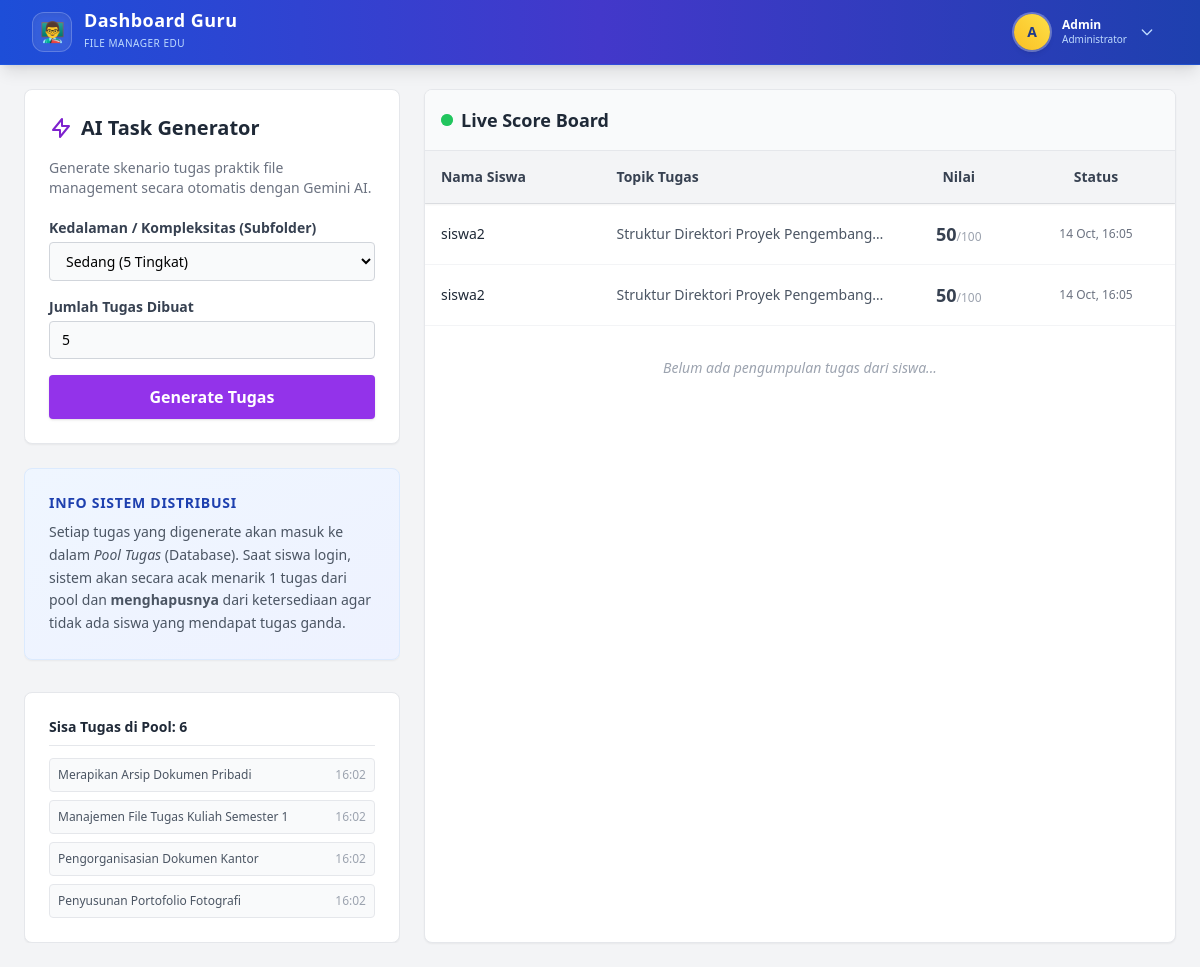
The app's page /admin (signed in), older data.
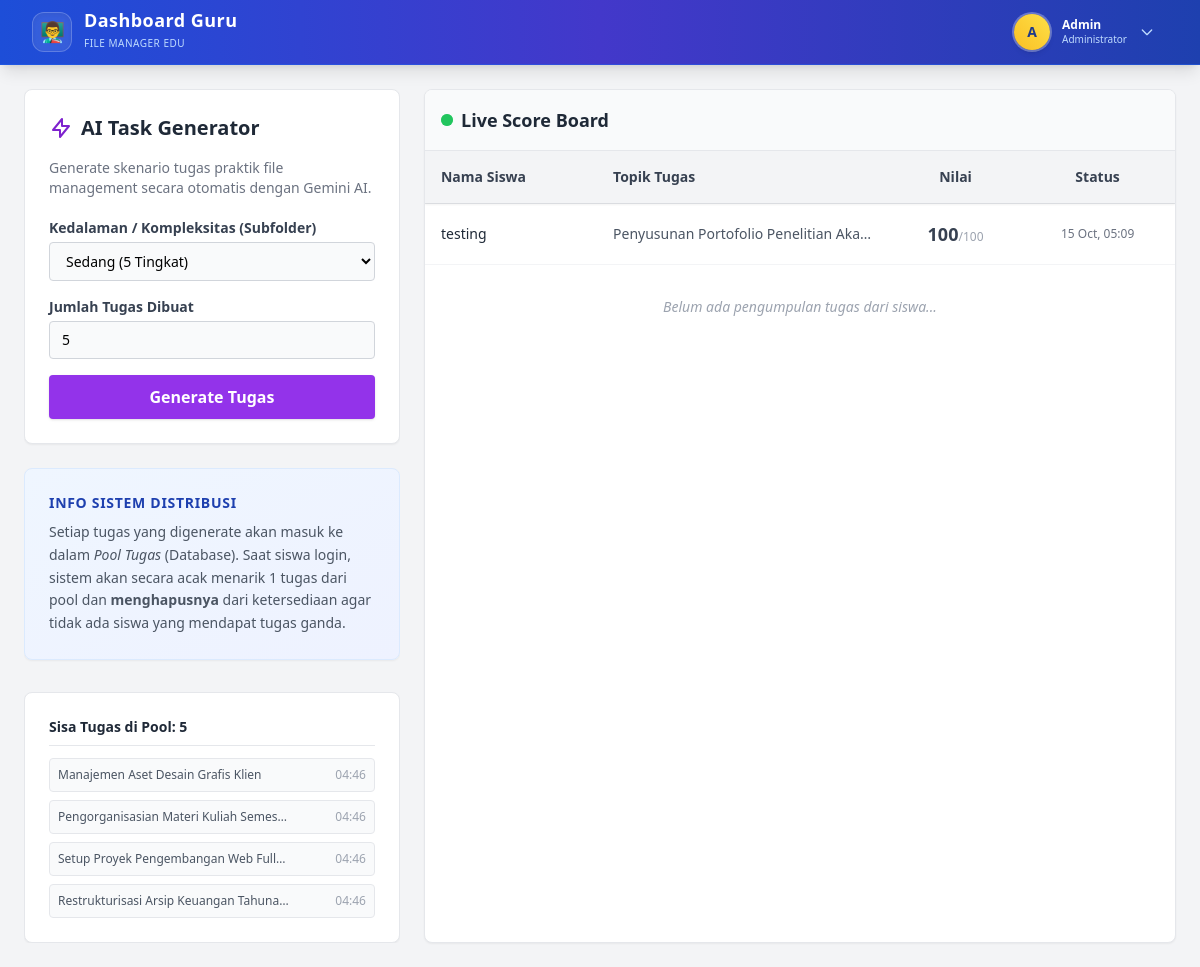
The same page, newer data.
### app.py (models this page shows)
class Task(db.Model):
    id = db.Column(db.Integer, primary_key=True)
    title = db.Column(db.String(100), nullable=False)
    description = db.Column(db.Text, nullable=False)
    expected_paths = db.Column(db.Text, nullable=False)
    created_at = db.Column(db.DateTime, default=datetime.utcnow) # <--- TAMBAHKAN INI

class Score(db.Model):
    id = db.Column(db.Integer, primary_key=True)
    user_id = db.Column(db.Integer, db.ForeignKey('user.id'), unique=True, nullable=False) # unique=True
    task_title = db.Column(db.String(100), nullable=False)
    score = db.Column(db.Integer, default=0)
    created_at = db.Column(db.DateTime, default=datetime.utcnow)
    user = db.relationship('User', backref=db.backref('score_rel', uselist=False))

class User(db.Model):
    id = db.Column(db.Integer, primary_key=True)
    username = db.Column(db.String(50), unique=True, nullable=False)
    password = db.Column(db.String(50), nullable=False)
    role = db.Column(db.String(10), nullable=False) # 'admin' atau 'client'
    task_title = db.Column(db.String(100), nullable=True)
    task_description = db.Column(db.Text, nullable=True)
    task_paths = db.Column(db.Text, nullable=True)

### app.py (the view)
@app.route('/admin')
def admin_dashboard():
    if session.get('role') != 'admin':
        return redirect(url_for('login'))
    sisa_tugas = Task.query.order_by(Task.created_at.desc()).all()
    history_score = Score.query.order_by(Score.created_at.desc()).all()
    return render_template('admin.html', username=session['username'], tasks=sisa_tugas, scores=history_score)

### templates/admin.html (shortened to what this page needs)
<!DOCTYPE html>
<html lang="id">
<head>
    <script src="https://cdn.tailwindcss.com"></script>
</head>
<body class="bg-gray-100 font-sans h-screen flex flex-col">
    <nav class="bg-gradient-to-r from-blue-700 via-indigo-700 to-blue-800 border-b border-blue-600/50 shadow-lg text-white sticky top-0 z-50">
        <div class="max-w-7xl mx-auto px-4 sm:px-6 lg:px-8">
            <div class="flex items-center justify-between h-16">
                <div class="flex items-center gap-8">
                    <a href="/admin" class="flex items-center gap-3 group">
                        <div class="w-10 h-10 rounded-xl bg-white/10 backdrop-blur-md border border-white/20 flex items-center justify-center text-xl shadow-inner group-hover:scale-105 transition-transform">
                            👨‍🏫
                        </div>
                        <div>
                            <h1 class="font-bold text-lg tracking-wide leading-none text-white">Dashboard Guru</h1>
                            <span class="text-[10px] text-blue-200 font-medium tracking-wider uppercase">File Manager Edu</span>
                        </div>
                    </a>
                </div>
                <div class="relative">
                    <button id="profileDropdownBtn" onclick="toggleProfileDropdown(event)" class="flex items-center gap-3 p-1.5 pr-3 rounded-full hover:bg-white/10 transition-all border border-transparent hover:border-white/20 focus:outline-none">
                        <div class="w-9 h-9 rounded-full bg-gradient-to-tr from-amber-400 to-yellow-300 text-blue-900 font-bold flex items-center justify-center text-sm shadow-md ring-2 ring-white/30">
                            {{ username[0]|upper }}
                        </div>
                        <div class="text-left hidden sm:block">
                            <div class="text-xs font-semibold leading-tight capitalize">{{ username }}</div>
                            <div class="text-[10px] text-blue-200 font-medium">Administrator</div>
                        </div>
                        <svg id="dropdownArrow" class="w-4 h-4 text-blue-200 transition-transform duration-200" fill="none" stroke="currentColor" viewBox="0 0 24 24">
                            <path stroke-linecap="round" stroke-linejoin="round" stroke-width="2" d="M19 9l-7 7-7-7"></path>
                        </svg>
                    </button>
                </div>
            </div>
        </div>
    </nav>
    <div class="flex-1 p-6 flex gap-6 overflow-hidden">
        <div class="w-1/3 flex flex-col gap-6 overflow-y-auto">
            <div class="bg-white p-6 rounded-lg shadow-sm border border-gray-200">
                <div class="flex items-center gap-2 mb-4 text-purple-700">
                    <svg class="w-6 h-6" fill="none" stroke="currentColor" viewBox="0 0 24 24"><path stroke-linecap="round" stroke-linejoin="round" stroke-width="2" d="M13 10V3L4 14h7v7l9-11h-7z"></path></svg>
                    <h2 class="text-xl font-bold text-gray-800">AI Task Generator</h2>
                </div>
                <p class="text-sm text-gray-500 mb-5">Generate skenario tugas praktik file management secara otomatis dengan Gemini AI.</p>
                <div class="space-y-4">
                    <div>
                        <label class="block text-sm font-semibold text-gray-700 mb-1">Kedalaman / Kompleksitas (Subfolder)</label>
                        <select id="task-depth" class="w-full border border-gray-300 rounded px-3 py-2 text-sm focus:ring-2 focus:ring-purple-500 outline-none bg-gray-50">
                            <option value="5" selected>Sedang (5 Tingkat)</option>
                        </select>
                    </div>
                    <div>
                        <label class="block text-sm font-semibold text-gray-700 mb-1">Jumlah Tugas Dibuat</label>
                        <input type="number" id="task-count" value="5" min="1" max="25" class="w-full border border-gray-300 rounded px-3 py-2 text-sm focus:ring-2 focus:ring-purple-500 outline-none bg-gray-50">
                    </div>
                    <button id="btn-generate" onclick="generateTasks()" class="w-full bg-purple-600 hover:bg-purple-700 text-white font-bold py-2.5 rounded shadow transition-all flex justify-center items-center gap-2 mt-2">
                        <span>Generate Tugas</span>
                    </button>
                </div>
            </div>
            <div class="bg-gradient-to-br from-blue-50 to-indigo-50 p-6 rounded-lg shadow-sm border border-blue-100">
                <h3 class="text-sm font-bold text-blue-800 mb-2 uppercase tracking-wider">Info Sistem Distribusi</h3>
                <p class="text-sm text-gray-600 leading-relaxed">
                    Setiap tugas yang digenerate akan masuk ke dalam <i>Pool Tugas</i> (Database). Saat siswa login, sistem akan secara acak menarik 1 tugas dari pool dan <b>menghapusnya</b> dari ketersediaan agar tidak ada siswa yang mendapat tugas ganda.
                </p>
            </div>
            <div class="bg-white p-6 rounded-lg shadow-sm border border-gray-200 mt-2">
                <h3 class="text-sm font-bold text-gray-800 mb-3 border-b pb-2">Sisa Tugas di Pool: {{ tasks|length }}</h3>
                <ul class="text-xs text-gray-600 max-h-40 overflow-y-auto space-y-2">
                    {% for t in tasks %}
                    <li class="flex justify-between items-center bg-gray-50 p-2 rounded border">
                        <span class="truncate w-3/4">{{ t.title }}</span>
                        <span class="text-gray-400">{{ t.created_at.strftime('%H:%M') }}</span>
                    </li>
                    {% endfor %}
                </ul>
            </div>
        </div>
        <div class="w-2/3 bg-white rounded-lg shadow-sm border border-gray-200 flex flex-col overflow-hidden">
            <div class="p-4 border-b bg-gray-50 flex justify-between items-center">
                <h2 class="text-lg font-bold text-gray-800 flex items-center gap-2">
                    <span class="relative flex h-3 w-3">
                        <span class="relative inline-flex rounded-full h-3 w-3 bg-green-500"></span>
                    </span>
                    Live Score Board
                </h2>
            </div>
            <div class="flex-1 overflow-y-auto p-0">
                <table class="w-full text-left border-collapse text-sm">
                    <thead class="sticky top-0 bg-gray-100 shadow-sm z-10">
                        <tr>
                            <th class="p-4 font-semibold text-gray-700 border-b">Nama Siswa</th>
                            <th class="p-4 font-semibold text-gray-700 border-b">Topik Tugas</th>
                            <th class="p-4 font-semibold text-gray-700 border-b text-center">Nilai</th>
                            <th class="p-4 font-semibold text-gray-700 border-b text-center">Status</th>
                        </tr>
                    </thead>
                    <tbody id="score-table" class="divide-y divide-gray-100">
                        {% for s in scores %}
                        <tr class="hover:bg-gray-50 transition-colors bg-white">
                            <td class="p-4 font-medium text-gray-800">{{ s.user.username }}</td>
                            <td class="p-4 text-gray-600 truncate max-w-[200px]" title="{{ s.task_title }}">{{ s.task_title }}</td>
                            <td class="p-4 text-center"><span class="text-lg font-bold text-gray-700">{{ s.score }}</span><span class="text-gray-400 text-xs">/100</span></td>
                            <td class="p-4 text-center text-xs text-gray-500">{{ s.created_at.strftime('%d %b, %H:%M') }}</td>
                        </tr>
                        {% endfor %}
                        <tr id="empty-state">
                            <td colspan="4" class="p-8 text-center text-gray-400 italic">Belum ada pengumpulan tugas dari siswa...</td>
                        </tr>
                    </tbody>
                </table>
            </div>
        </div>
    </div>
</body>
</html>

Row changes from the older to the newer data that the page shows:
removed Task: title "Pengorganisasian Dokumen Kantor", created_at "16:02"
removed Task: title "Penyusunan Portofolio Fotografi", created_at "16:02"
removed Score: user.username "siswa2", task_title "Struktur Direktori Proyek Pengembang…", score "50", created_at "14 Oct, 16:05"
removed Score: user.username "siswa2", task_title "Struktur Direktori Proyek Pengembang…", score "50", created_at "14 Oct, 16:05"
added Task: title "Manajemen Aset Desain Grafis Klien", created_at "04:46"
changed Task: title "Manajemen File Tugas Kuliah Semester 1" → "Pengorganisasian Materi Kuliah Semes…"; created_at "16:02" → "04:46"; moves up the list
added Task: title "Setup Proyek Pengembangan Web Full…", created_at "04:46"
changed Task: title "Merapikan Arsip Dokumen Pribadi" → "Restrukturisasi Arsip Keuangan Tahuna…"; created_at "16:02" → "04:46"
added Score: user.username "testing", task_title "Penyusunan Portofolio Penelitian Aka…", score "100", created_at "15 Oct, 05:09"
Text that changed along with them:
{{ tasks|length }}: "6" → "5"
